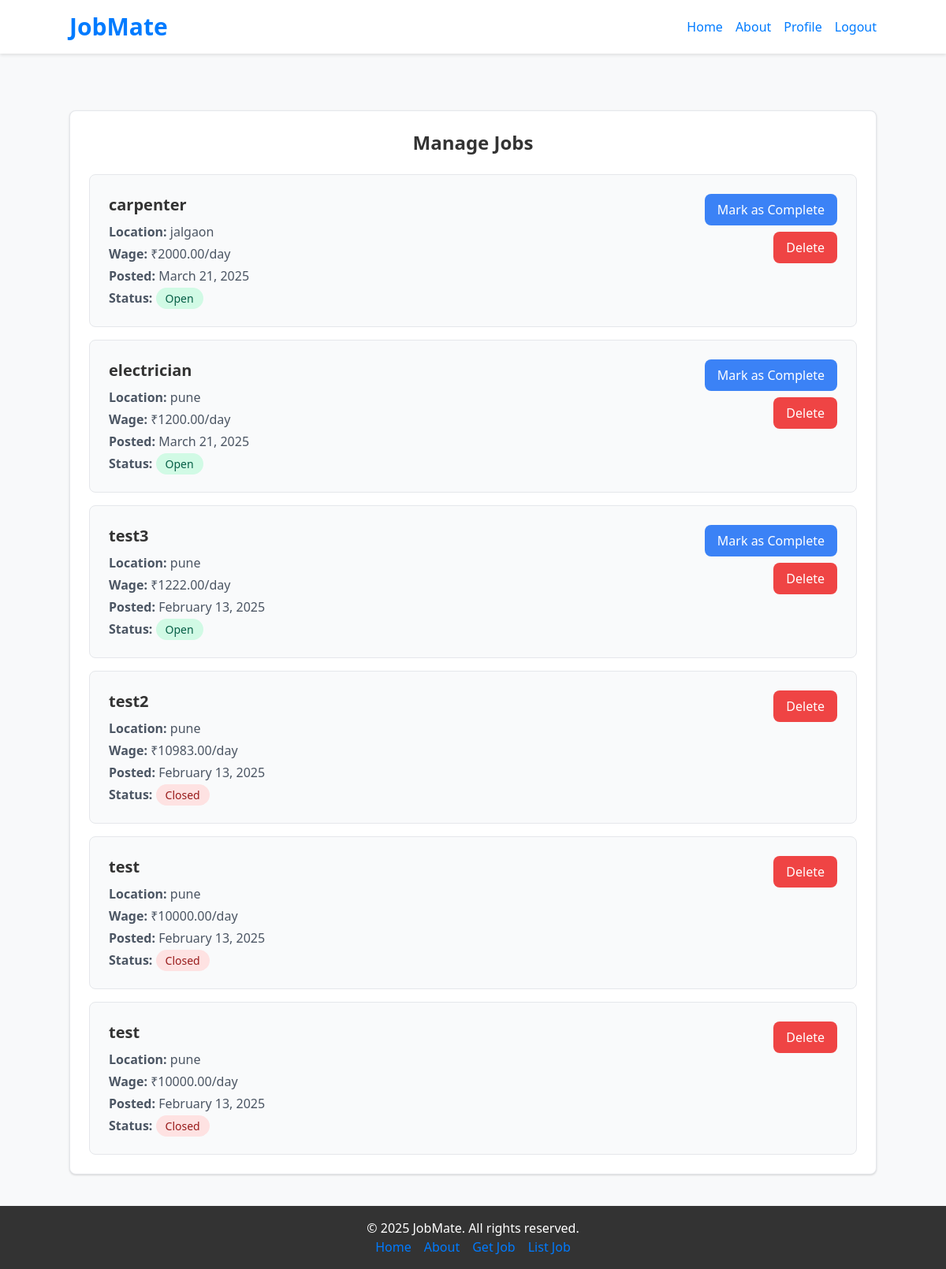
Page /contractor/jobs/manage/ (signed in) on the committed database.
### contractor/models.py (models this page shows, shortened)
class Job(models.Model):
    STATUS_CHOICES = (
        ('open', 'Open'),
        ('closed', 'Closed')
    )
    contractor = models.ForeignKey(Contractor, on_delete=models.CASCADE)
    title = models.CharField(max_length=255)
    description = models.TextField()
    location = models.CharField(max_length=255)
    wage = models.DecimalField(max_digits=10, decimal_places=2)
    required_skills = models.TextField(blank=True, null=True)
    created_at = models.DateTimeField(auto_now_add=True)
    status = models.CharField(max_length=10, choices=STATUS_CHOICES, default='open')

### contractor/views.py (the view)
# urls.py: path('jobs/manage/', views.manage_jobs, name='manage-jobs'),  # Add this line
@login_required(login_url='/login/')
def manage_jobs(request):
    contractor = request.user.contractor
    jobs = Job.objects.filter(contractor=contractor).order_by('-created_at')
    return render(request, 'manage_jobs.html', {
        'jobs': jobs
    })

### contractor/templates/manage_jobs.html (shortened to what this page needs)
{% extends "base.html" %}
{% block content %}
<div class="max-w-6xl mx-auto mt-8">
    <div class="bg-white shadow rounded-lg p-6 border">
        <h2 class="text-2xl font-bold mb-6 text-center">Manage Jobs</h2>
        <div class="space-y-4">
            {% for job in jobs %}
            <div class="bg-gray-50 p-6 rounded-lg border">
                <div class="flex justify-between items-start">
                    <div>
                        <h3 class="text-xl font-semibold">{{ job.title }}</h3>
                        <div class="mt-2 space-y-1">
                            <p class="text-gray-600"><strong>Location:</strong> {{ job.location }}</p>
                            <p class="text-gray-600"><strong>Wage:</strong> ₹{{ job.wage }}/day</p>
                            <p class="text-gray-600"><strong>Posted:</strong> {{ job.created_at|date:"F j, Y" }}</p>
                            <p class="text-gray-600"><strong>Status:</strong>
                                <span class="px-3 py-1 rounded-full text-sm
                                    {% if job.status == 'open' %}bg-green-100 text-green-800
                                    {% else %}bg-red-100 text-red-800{% endif %}">
                                    {{ job.get_status_display }}
                                </span>
                            </p>
                        </div>
                    </div>
                    <div class="text-right space-y-2">
                        {% if job.status == 'open' %}
                        <form method="post" action="{% url 'update-job-status' job.id %}">
                            <button type="submit" class="bg-blue-500 text-white px-4 py-2 rounded-lg hover:bg-blue-600">
                                Mark as Complete
                            </button>
                        </form>
                        {% endif %}
                        <form method="post" action="{% url 'delete-job' job.id %}">
                            <button type="submit" class="bg-red-500 text-white px-4 py-2 rounded-lg hover:bg-red-600">
                                Delete
                            </button>
                        </form>
                    </div>
                </div>
            </div>
            {% empty %}
            <div class="text-center py-8">
                <p class="text-gray-600">No jobs found.</p>
            </div>
            {% endfor %}
        </div>
    </div>
</div>
{% endblock %}

### static/css/styles.css (style rules this page uses)
body { display: flex; flex-direction: column; min-height: 100vh; background-color: #f8f9fa; color: #333333; }

### rows in the picture
Job: title "carpenter", location "jalgaon", wage "2000.00", created_at "March 21, 2025", status "Open", shows "Mark as Complete"
Job: title "electrician", location "pune", wage "1200.00", created_at "March 21, 2025", status "Open", shows "Mark as Complete"
Job: title "test3", location "pune", wage "1222.00", created_at "February 13, 2025", status "Open", shows "Mark as Complete"
Job: title "test2", location "pune", wage "10983.00", created_at "February 13, 2025", status "Closed"
Job: title "test", location "pune", wage "10000.00", created_at "February 13, 2025", status "Closed"
Job: title "test", location "pune", wage "10000.00", created_at "February 13, 2025", status "Closed"
